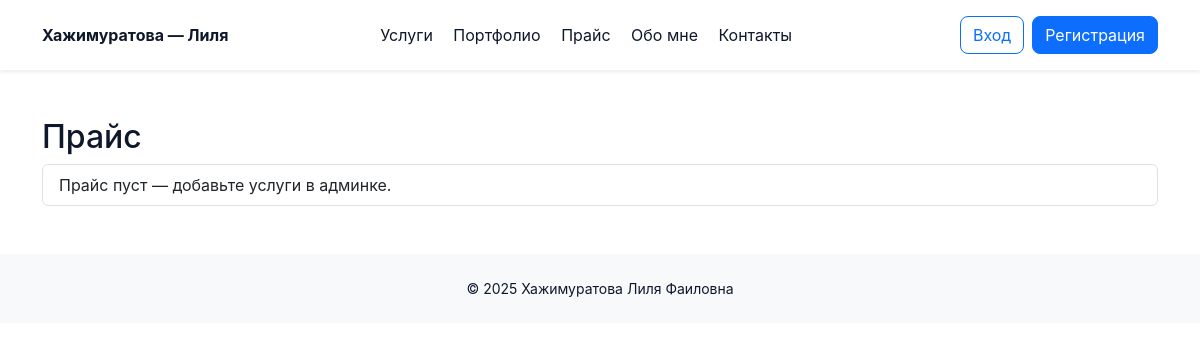
Page /prices/ on the earlier database version.
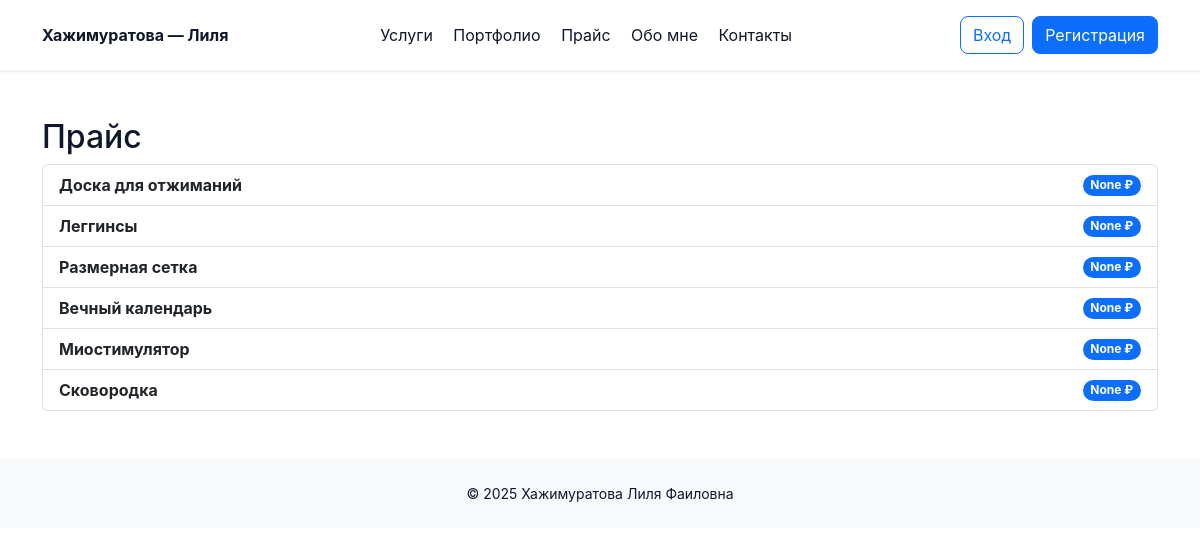
Same page on the later database version.
### main/models.py (models this page shows, shortened)
class Service(models.Model):
    title = models.CharField(max_length=200)
    description = models.TextField(blank=True)
    price = models.DecimalField(max_digits=10, decimal_places=2, null=True, blank=True)
    image = models.ImageField(upload_to='services/', null=True, blank=True)

### main/views.py (the view)
# urls.py: path('prices/', views.prices, name='prices'),
def prices(request):
    services = Service.objects.all()
    return render(request, 'prices.html', {'services': services})

### templates/prices.html (shortened to what this page needs)
{% extends 'base.html' %}
{% block content %}
<h2>Прайс</h2>
<ul class="list-group">
  {% for s in services %}
  <li class="list-group-item d-flex justify-content-between align-items-center">
    <div>
      <strong>{{ s.title }}</strong><br>
    </div>
    <span class="badge bg-primary rounded-pill">{{ s.price }} ₽</span>
  </li>
  {% empty %}
  <li class="list-group-item">Прайс пуст — добавьте услуги в админке.</li>
  {% endfor %}
</ul>
{% endblock %}

Differences in the rows shown:
added Service: title "Доска для отжиманий", price "None"
added Service: title "Леггинсы", price "None"
added Service: title "Размерная сетка", price "None"
added Service: title "Вечный календарь", price "None"
added Service: title "Миостимулятор", price "None"
added Service: title "Сковородка", price "None"
Other differences:
text no longer shown: "Прайс пуст — добавьте услуги в админке."
